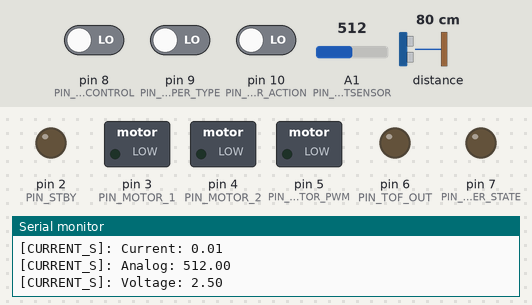
This program was run on a simulated Arduino Uno, built with avr-gcc and run on an emulated ATmega328P. Shown: switched loads named in the program (green lamp = pin HIGH), output pins drawn as LEDs (lit = HIGH), the last lines printed to the serial monitor. The inputs (shaded band) are chosen by the test bench; at power-on: distance to the obstacle 80 cm, pin 8 (PIN_OPERATION_CONTROL) LOW, pin 9 (PIN_GRIPPER_TYPE) LOW, pin 10 (PIN_GRIPPER_ACTION) LOW, A1 (PIN_CURRENTSENSOR) = 512.

Above: at 4.3 s.
4.4 s: distance to the obstacle set to 32 cm
12.2 s: distance to the obstacle set to 26 cm
At 13.7 s:
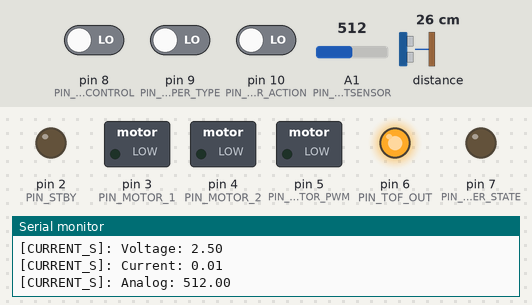
21.7 s: pin 8 (PIN_OPERATION_CONTROL) driven HIGH
At 25.8 s:
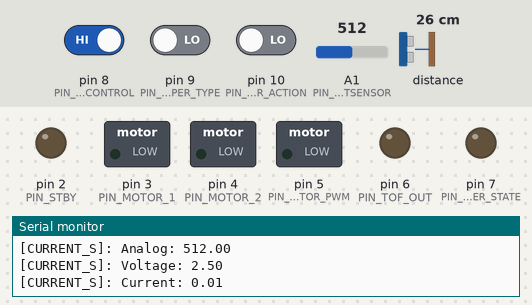
37.3 s: pin 8 (PIN_OPERATION_CONTROL) driven LOW
At 41.3 s:
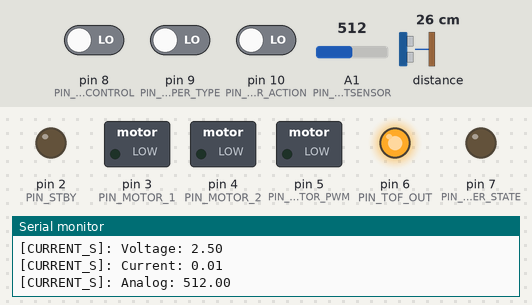
Timing chart, 0 to 42.8 s (numbered marks = the images above; inputs shaded):
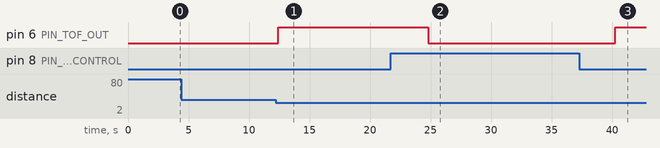

The program:

main.cpp
```cpp
/**
 * Code that will be running in the control unit of the UR
 *
 * It needs to control the motor gripper and the pneumatic one under commands from the robotic arm.
 * It also needs to be able to read and process distances from a ToF sensor, and send and receive data from the UR.
 *
*/

#define DEBUG_UR 0
#define DEBUG_UC 0

#include <Arduino.h>
#include <math.h>
#include "pinout.h"
#include "classic_gripper.h"

using namespace type;

/******* Generic initializations  *******/

// State variables
GRIPPER gripper_type = GRIPPER::CLASSIC;  // Selected gripper
tof::TOFMODE tof_mode = tof::TOFMODE::POSITIONING;  // TOF configuration

cg::UR_ACTION classic_gripper_state = cg::UR_ACTION::OPEN_GRIPPER;  // To keep track of the gripper position

/****************************************/


void setup()
{
  /******* Declaration of pin modes *******/

  pinMode(PIN_STBY,           OUTPUT);
  pinMode(PIN_MOTOR_1,        OUTPUT);
  pinMode(PIN_MOTOR_2,        OUTPUT);
  pinMode(PIN_MOTOR_PWM,      OUTPUT);
  pinMode(PIN_TOF_OUT,        OUTPUT);
  pinMode(PIN_GRIPPER_STATE,  OUTPUT);

  pinMode(PIN_OPERATION_CONTROL,  INPUT);
  pinMode(PIN_GRIPPER_TYPE,       INPUT);
  pinMode(PIN_GRIPPER_ACTION,     INPUT);
  pinMode(PIN_CURRENTSENSOR,      INPUT);


  /****************************************/

  Serial.begin(9600);

  tof::DISTANCE_THRESHOLD_SIGNAL = false;
  // TOF activation
  tof::TOF_AVAILABLE = tof::lox.begin();
  if(!tof::TOF_AVAILABLE) Serial.println("TOF sensor unavailable during setup");

  // Check the gripper selected
  gripper_type = get_gripper_type();

  // For pneumatic gripper, no further actions required
  if(gripper_type != GRIPPER::CLASSIC){
    Serial.println("Initiation of routine.");
    return;
  }

  // Open gripper to begin tasks
  ERROR open_output = cg::open_gripper();
  if(open_output == ERROR::OK){
    Serial.println("Gripper opened. Initiation of routine.");
    classic_gripper_state = cg::UR_ACTION::OPEN_GRIPPER;
    return;
  }
  if(open_output == ERROR::TIMEOUT){
    Serial.println("Gripper not fully opened. Initiation of routine with errors.");
    classic_gripper_state = cg::UR_ACTION::ERROR;
    return;
  }

  // If no returns have happened, there are unhandled situations. Stop
  Serial.println("Errors during initialization. Routine will not begin until reset.");
  while(true){}
}

void loop()
{
  // delay(2000);

  // Update the gripper selected
  gripper_type = get_gripper_type();
  // Debug info
  if(DEBUG_UR)
    gripper_type == GRIPPER::CLASSIC ? Serial.println("[UR] Classic gripper selected") : Serial.println("[UR] Pneumatic gripper selected");

  // Update the state of the UC
  tof_mode = tof::get_tof_configuration();
  // Debug info
  if(DEBUG_UR)
    tof_mode == tof::TOFMODE::DETECTING ? Serial.println("[UR] TOF configured to detect the pieces") : Serial.println("[UR] TOF configured to detect the L");


  // 1. Read tof and send signal to ur /////////////////////////////////////////////
  if(DEBUG_UC)
    Serial.println("Reading TOF");
  ERROR tof_output = tof::read_TOF(gripper_type, tof_mode);

  if(tof_output == ERROR::TOF_UNAVAILABLE)
    Serial.println("TOF sensor unavailable");
  if(tof_output == ERROR::OK)
    digitalWrite(PIN_TOF_OUT, tof::DISTANCE_THRESHOLD_SIGNAL);


  // 2. Operate according to gripper type //////////////////////////////////////////
  // Only classic gripper needs further operations from the UC
  if(gripper_type != GRIPPER::CLASSIC)
    return;


  // 3. Get request from the UR ////////////////////////////////////////////////////
  cg::UR_ACTION ur_action = cg::get_action();
  switch(ur_action)
  {
    // Open gripper: check current state.
    //    If gripper is open, do not do anything and continue
    //    If gripper is not open, open and update state
    //          State may be either open or error if failed
    case cg::UR_ACTION::OPEN_GRIPPER:
    {
      if(DEBUG_UR)
        Serial.println("[UR] Open gripper request");
      if(classic_gripper_state == cg::UR_ACTION::OPEN_GRIPPER)
      {
        if(DEBUG_UC)
          Serial.println("Gripper already opened");
        break;
      }
      ERROR opening_output = cg::open_gripper();
      if(opening_output == ERROR::OK)
      {
        if(DEBUG_UC)
          Serial.println("Gripper opened successfully");
        classic_gripper_state = cg::UR_ACTION::OPEN_GRIPPER;
      }
      else
      {
        if(DEBUG_UC)
          Serial.println("Gripper opened with errors");
        classic_gripper_state = cg::UR_ACTION::ERROR;
      }
      break;
    }

    // Close gripper: check current state.
    //    If gripper is closed, do not do anything and continue
    //    If gripper is not closed, close and update state
    //          State may be either closed or error if failed
    case cg::UR_ACTION::CLOSE_GRIPPER:
    {
      if(DEBUG_UR)
        Serial.println("[UR] Close gripper request");
      if(classic_gripper_state == cg::UR_ACTION:: CLOSE_GRIPPER)
      {
        if(DEBUG_UR)
          Serial.println("Gripper already closed");
        break;
      }
      ERROR closing_output = cg::close_gripper();
      if(closing_output == ERROR::OK)
      {
        if(DEBUG_UR)
          Serial.println("Gripper closed successfully");
        classic_gripper_state = cg::UR_ACTION::CLOSE_GRIPPER;
      }
      else
      {
        if(DEBUG_UR)
          Serial.println("Gripper opened with errors");
        classic_gripper_state = cg::UR_ACTION::ERROR;
      }
      break;
    }
    case cg::UR_ACTION::ERROR:
      if(DEBUG_UR)
        Serial.println("[UR] Error reading instruction");
  }


  // 4. Send updated information to the UR /////////////////////////////////////////
  if(classic_gripper_state != cg::UR_ACTION::ERROR)
    digitalWrite(PIN_GRIPPER_STATE, classic_gripper_state == cg::UR_ACTION::OPEN_GRIPPER);
}
```

classic_gripper.h
```cpp
#ifndef CLASSIC_GRIPPER_H
#define CLASSIC_GRIPPER_H

#include <Arduino.h>
#include "pinout.h"
#include "common.h"

namespace cg
{
    /// @brief Maximum peak current (in Amperes) to the motor until stop signal is sent
    extern float CURRENT_THRESHOLD;

    /// @brief Maximun closing time of the classic gripper
    extern unsigned long MAX_CLOSING_TIME_MILLIS;

    /// @brief Closing time of the classic gripper with no sensor reading
    extern unsigned int MIN_TIME_MILLIS;

    /// @brief Motor speed value
    extern unsigned int PWM_VALUE;

    /// @brief Function to obtain current averaged over n samples
    /// @param[in] n_samples: number of iterations to use for current filter
    float get_current(int n_samples);

    /// @brief Possible actions requested from the UR
    enum class UR_ACTION
    {
        ERROR = -1,
        OPEN_GRIPPER = 0,
        CLOSE_GRIPPER = 1
    };


    /// @brief Function that performs the closing action.
    /// This implies sending a signal to the motor to begin movement,
    /// read the current sensor until it reaches certain threshold
    /// (overcurrent means that the motor is blocked, so the object is picked)
    /// and exiting.
    /// If the action takes too long, an error is returned.
    /// @return
    ERROR close_gripper();

    /// @brief Function that performs the opening action.
    /// This implies sending a signal to the motor to begin movement,
    /// read the current sensor until it reaches certain threshold
    /// (overcurrent means that the motor is blocked, gripper is fully open)
    /// and exiting.
    /// If the action takes too long, an error is returned.
    /// @return
    ERROR open_gripper();

    /// @brief Function to read the request from the UR
    /// @return The action requested
    UR_ACTION get_action();
}

#endif
```

common.h
```cpp
#ifndef COMMON_H
#define COMMON_H

#include <Arduino.h>
#include <Adafruit_VL53L0X.h>
#include "pinout.h"

/// @brief Error handling enum
enum class ERROR
{
    OK = 0,
    NO_INSTRUCTION = -1,
    TIMEOUT = -2,
    TOF_UNAVAILABLE = -3
};

namespace type
{
    /// @brief Available grippers
    enum class GRIPPER
    {
        CLASSIC = 0,
        PNEUMATIC = 1
    };

    /// @brief Get the gripper type read from UR
    /// @return CLASSIC, for input 0 or PNEUMATIC, for input 1
    GRIPPER get_gripper_type();
}

namespace tof
{
    /// TOF variables
    // TOF Driver
    extern Adafruit_VL53L0X lox;
    // Tof measurement
    extern VL53L0X_RangingMeasurementData_t measure;
    // Trigger of the threshold distance
    extern bool DISTANCE_THRESHOLD_SIGNAL;
    // Is driver working
    extern bool TOF_AVAILABLE;

    /// @brief Possible configurations for the TOF sensor
    enum class TOFMODE
    {
        POSITIONING = 0,
        DETECTING = 1
    };

    /// @brief Function to read the distance requests from the UR
    /// @return POSITIONING, for input 0 or DETECTING, for input 1
    TOFMODE get_tof_configuration();

    /// @brief Function that reads the value from the TOF sensor and sends a digital signal
    /// wether the distance falls under certain threshold or not.
    /// @return 0 for no detection; 1 for detection
    ERROR read_TOF(type::GRIPPER gripper_type, TOFMODE tof_mode);
}

#endif
```

pinout.h
```cpp
#ifndef PINOUT_H
#define PINOUT_H

    #include <Arduino.h>

    /// @brief Reserved for communications
    #define PIN_TX 0
    /// @brief Reserved for communications
    #define PIN_RX 1

    /// @brief Enable for the motor drive
    #define PIN_STBY 2
    /// @brief State of the first terminal of the motor
    #define PIN_MOTOR_1 3
    /// @brief State of the second terminal of the motor
    #define PIN_MOTOR_2 4
    /// @brief Pin to regulate power output to the motor
    #define PIN_MOTOR_PWM 5

    /// @brief  TRUE: Detection (distance under threshold); FALSE: No detection
    #define PIN_TOF_OUT 6
    /// @brief  TRUE: Gripper OPENED; FALSE: Gripper CLOSED
    #define PIN_GRIPPER_STATE 7

    /// @brief  TRUE: Distance to the piece; FALSE: Distance to the L
    #define PIN_OPERATION_CONTROL 8
    /// @brief  TRUE: pneumatic; FALSE: classic
   #define PIN_GRIPPER_TYPE 9
    /// @brief  TRUE: open gripper; FALSE: close gripper
    #define PIN_GRIPPER_ACTION 10

    /// @brief Analog input from the current sensor
    #define PIN_CURRENTSENSOR A1

    /// @brief For I2C communications with the TOF sensor
    #define PIN_TOF_SDA A4
    /// @brief For I2C communications with the TOF sensor
    #define PIN_TOF_SCL A5

#endif
```

classic_gripper.cpp
```cpp
#define DEBUG_CURRENTSENSOR 1

#include <Arduino.h>
#include "pinout.h"
#include "classic_gripper.h"

float cg::CURRENT_THRESHOLD = 0.4;

unsigned long cg::MAX_CLOSING_TIME_MILLIS = 3000;

unsigned int cg::MIN_TIME_MILLIS = 500;

unsigned int cg::PWM_VALUE=200;

float cg::get_current(int n_samples)
{

  float voltage;
  float current = 0;
  long analog_acum = 0;
  for(int i=0;i<n_samples;i++){
    int analog_lecture = analogRead(PIN_CURRENTSENSOR);
    analog_acum += analog_lecture;
  }

  float analog_lecture = (float)analog_acum/(float)n_samples;
  // Source: trust me, bro
  voltage = analog_lecture/1023*5;
  current = (voltage - 2.5)/0.2;
  if(DEBUG_CURRENTSENSOR){
    Serial.print("[CURRENT_S]: Analog: ");
    Serial.println(analog_lecture);
    Serial.print("[CURRENT_S]: Voltage: ");
    Serial.println(voltage);
    Serial.print("[CURRENT_S]: Current: ");
    Serial.println(current);
  }
  return(current);
}

cg::UR_ACTION cg::get_action(){
  bool action_requested = digitalRead(PIN_GRIPPER_ACTION);
  return action_requested ? cg::UR_ACTION::OPEN_GRIPPER : cg::UR_ACTION::CLOSE_GRIPPER;
}

ERROR cg::close_gripper()
{
  float I=cg::get_current(200); //Read current over 200 samples

  unsigned long init_start_time = millis();
  while(millis() - init_start_time > cg::MIN_TIME_MILLIS)
  {
    digitalWrite(PIN_STBY, HIGH); // Enable motor
    digitalWrite(PIN_MOTOR_PWM, PWM_VALUE); // No PWM. Full pawah

    digitalWrite(PIN_MOTOR_1, HIGH);  // Run motor
    digitalWrite(PIN_MOTOR_2, LOW);  // Run motor
  }

  unsigned long init_time = millis();
  while(fabs(I) < cg::CURRENT_THRESHOLD) // Still moving
  {
    I=cg::get_current(200); //Read current over 200 samples

    // If operation takes too long, there is probably an error.
    // Stop the motor and exit
    if(millis() - init_time > cg::MAX_CLOSING_TIME_MILLIS)
      {
        digitalWrite(PIN_STBY, LOW); // Disable motor
        digitalWrite(PIN_MOTOR_1, LOW);  // Stop motor
        digitalWrite(PIN_MOTOR_2, LOW);  // Stop motor
        return ERROR::TIMEOUT;
      }
  }

  digitalWrite(PIN_STBY, LOW); // Disable motor
  digitalWrite(PIN_MOTOR_1, LOW);  // Stop motor
  digitalWrite(PIN_MOTOR_2, LOW);  // Stop motor
  return ERROR::OK;
}

ERROR cg::open_gripper()
{
  //if(cg::)
  float I=cg::get_current(200); //Read current over 200 samples

  unsigned long init_start_time = millis();
  while(millis() - init_start_time > cg::MIN_TIME_MILLIS)
  {
    digitalWrite(PIN_STBY, HIGH); // Enable motor
    digitalWrite(PIN_MOTOR_PWM, PWM_VALUE); // No PWM. Full pawah

    digitalWrite(PIN_MOTOR_1, HIGH);  // Run motor
    digitalWrite(PIN_MOTOR_2, LOW);  // Run motor
  }

  unsigned long init_time = millis();
  while(fabs(I) < cg::CURRENT_THRESHOLD) // Still moving
  {
    I=cg::get_current(200); //Read current over 200 samples

    // If operation takes too long, there is probably an error.
    // Stop the motor and exit
    if(millis() - init_time > cg::MAX_CLOSING_TIME_MILLIS)
      {
        digitalWrite(PIN_STBY, LOW); // Disable motor
        digitalWrite(PIN_MOTOR_1, LOW);  // Stop motor
        digitalWrite(PIN_MOTOR_2, LOW);  // Stop motor
        return ERROR::TIMEOUT;
      }
  }

  digitalWrite(PIN_STBY, LOW); // Disable motor
  digitalWrite(PIN_MOTOR_1, LOW);  // Stop motor
  digitalWrite(PIN_MOTOR_2, LOW);  // Stop motor
  return ERROR::OK;
}
```

common.cpp
```cpp
#define DEBUG_TOF 0

#include <Arduino.h>
#include <Adafruit_VL53L0X.h>
#include "pinout.h"
#include "common.h"

bool tof::DISTANCE_THRESHOLD_SIGNAL;
bool tof::TOF_AVAILABLE;
Adafruit_VL53L0X tof::lox;
VL53L0X_RangingMeasurementData_t tof::measure;

tof::TOFMODE tof::get_tof_configuration()
{
  bool operation_control = digitalRead(PIN_OPERATION_CONTROL);
  return operation_control ? tof::TOFMODE::DETECTING : tof::TOFMODE::POSITIONING;
}

ERROR tof::read_TOF(type::GRIPPER gripper_type, tof::TOFMODE tof_mode)
{
  if(!tof::TOF_AVAILABLE)
    tof::TOF_AVAILABLE = tof::lox.begin();
  if(!tof::TOF_AVAILABLE)
    return ERROR::TOF_UNAVAILABLE;

  // Distance in mm to send signal
  int threshold = 0;

  switch(gripper_type){
    case type::GRIPPER::CLASSIC:
    {
      if(tof_mode == TOFMODE::POSITIONING) // Positioning with classic gripper
        threshold = 300;
      if(tof_mode == TOFMODE::DETECTING)   // Detecting with classic gripper
        threshold = 250;
      break;
    }
    case type::GRIPPER::PNEUMATIC:
    {
      if(tof_mode == TOFMODE::POSITIONING) // Positioning with pneumatic gripper
        threshold = 300;
      if(tof_mode == TOFMODE::DETECTING)   // Detecting with pneumatic gripper
        threshold = 250;
      break;
    }
  }

  // Reading of the TOF using the libraries
  int distance = tof::lox.readRange();


  // Send signal if measured distance is closer than threshold
  tof::DISTANCE_THRESHOLD_SIGNAL = distance < threshold;

  if(DEBUG_TOF){
    Serial.println("[TOF]: ");
    Serial.println(distance);
  }

  return ERROR::OK;
}

type::GRIPPER type::get_gripper_type()
{
  bool gripper_signal = digitalRead(PIN_GRIPPER_TYPE);
  return gripper_signal ? GRIPPER::PNEUMATIC : GRIPPER::CLASSIC;
}
```

Measured:
- the behaviour switches between 30 and 29 cm on distance to the obstacle (found by bisection; images 0 and 1)
- after the input at 12.2 s, pin 6 (PIN_TOF_OUT): LOW → HIGH after 0.23 s
- after the input at 21.7 s, pin 6 (PIN_TOF_OUT): HIGH → LOW after 3.1 s
- after the input at 37.3 s, pin 6 (PIN_TOF_OUT): LOW → HIGH after 3.0 s
